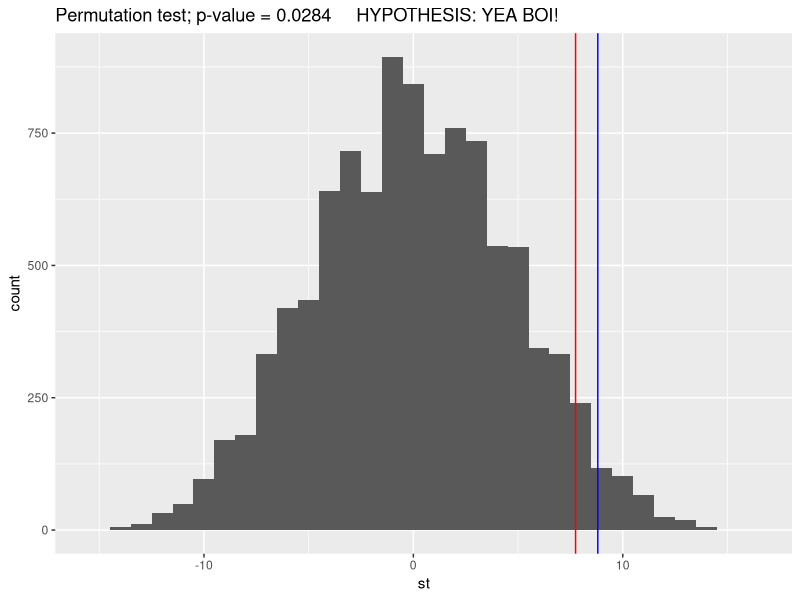

Recreate this plot in R.
library(ggplot2)

# Permutation test
nr <- 10000 #number of rearrangements to be examined
st <- numeric(nr)
conv <- c(65, 79, 90, 75, 61, 85, 98, 80, 97, 75)
new <- c (90, 98, 73, 79, 84, 81, 98, 90, 83, 88, 99, 99, 99)
n1 <- length(new)
n2 <- length(conv)
total <- n1+n2

sttrue= mean(new)-mean(conv)
cnt= 0 #zero the counter
#Put both sets of observations in a single vector
vect = c(new, conv)
for (i in 1:nr){
	d= sample (vect,n1+n2)
	ne <- d[1:n1]
	a <- n1+1
	co <- d[a:total]
	st[i] <- mean(ne) - mean(co)
	if (st[i] > sttrue){
		cnt <- cnt+1
	}
}

# p-value
p.val <- cnt/nr

# Visualisation of the p-value in a histogram
ggplot() +
	geom_histogram(aes(st), binwidth = 1) +
	geom_vline(aes(xintercept = sttrue), colour = "blue") +
	# geom_vline(aes(xintercept = quantile(st, prob = 1-p.val)), colour = "green") +
	geom_vline(aes(xintercept = quantile(st, prob = 0.95)), colour = "red") +
	# annotate("text", x = -12, y = 700, label = paste("p-value = ", p.val)) +
	labs(title = paste("Permutation test;", "p-value =", p.val, "    HYPOTHESIS:", ifelse(p.val < 1-0.95 ,"YEA BOI!", "FAIL!")))
